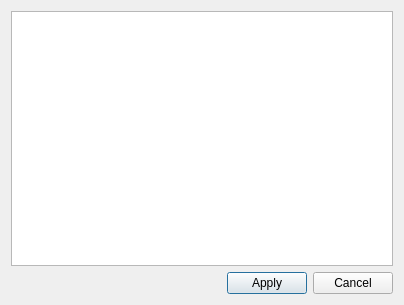
<?xml version="1.0" encoding="UTF-8"?>
<ui version="4.0">
 <class>CMultiLineEditForm</class>
 <widget class="QDialog" name="CMultiLineEditForm">
  <property name="geometry">
   <rect>
    <x>0</x>
    <y>0</y>
    <width>404</width>
    <height>305</height>
   </rect>
  </property>
  <property name="windowTitle">
   <string>Dialog</string>
  </property>
  <layout class="QVBoxLayout" name="verticalLayout">
   <item>
    <widget class="QPlainTextEdit" name="plainTextEdit"/>
   </item>
   <item>
    <layout class="QHBoxLayout" name="horizontalLayout">
     <item>
      <spacer name="horizontalSpacer">
       <property name="orientation">
        <enum>Qt::Horizontal</enum>
       </property>
       <property name="sizeHint" stdset="0">
        <size>
         <width>40</width>
         <height>20</height>
        </size>
       </property>
      </spacer>
     </item>
     <item>
      <widget class="QPushButton" name="pushApply">
       <property name="text">
        <string>Apply</string>
       </property>
      </widget>
     </item>
     <item>
      <widget class="QPushButton" name="pushCancel">
       <property name="text">
        <string>Cancel</string>
       </property>
      </widget>
     </item>
    </layout>
   </item>
  </layout>
 </widget>
 <resources/>
 <connections/>
</ui>
